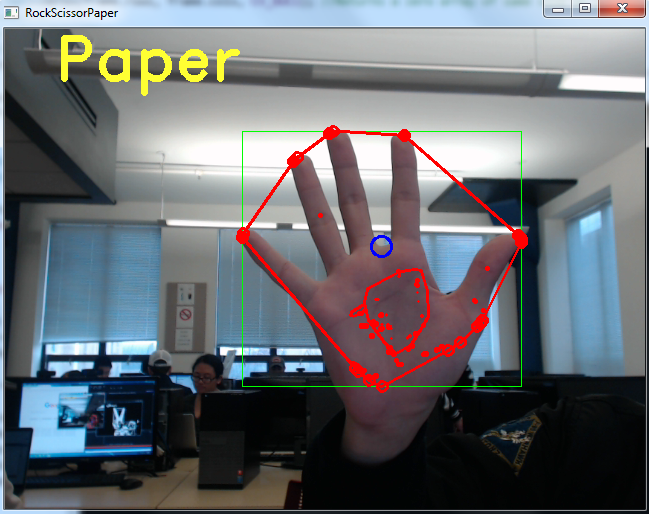
//> input picture YifanWang_PA2_report.files/image007.png, 649 x 514 px, given in place of the camera
$ ./Source   (built with g++ and OpenCV 4)
//> lines starting //> are read from the running program, lines starting //| are printed output that depends on the picture; after the words box and inside, x2 and y2 are one past the last pixel; in counts of white or black regions, pixels touching at a corner belong together
/*	CS585_Lab2.cpp
*	CS585 Image and Video Computing Fall 2014
*
*	used for:
*	CS440 Lab: Introduction to OpenCV
*	--------------
*	This program introduces the following concepts:
*		a) Reading a stream of images from a webcamera, and displaying the video
*		b) Skin color detection
*		c) Background differencing
*		d) Visualizing motion history
*	--------------
*/

//opencv libraries
#include "opencv2/core/core.hpp"
#include "opencv2/highgui/highgui.hpp"
#include "opencv2/imgproc/imgproc.hpp"
//C++ standard libraries
#include <iostream>
#include <vector>

using namespace cv;
using namespace std;

//function declarations

/**
Function that returns the maximum of 3 integers
@param a first integer
@param b second integer
@param c third integer
*/
int myMax(int a, int b, int c);

/**
Function that returns the minimum of 3 integers
@param a first integer
@param b second integer
@param c third integer
*/
int myMin(int a, int b, int c);

/**
Function that detects whether a pixel belongs to the skin based on RGB values
@param src The source color image
@param dst The destination grayscale image where skin pixels are colored white and the rest are colored black
*/
void mySkinDetect(Mat& src, Mat& dst);

/**
Function that does frame differencing between the current frame and the previous frame
@param src The current color image
@param prev The previous color image
@param dst The destination grayscale image where pixels are colored white if the corresponding pixel intensities in the current
and previous image are not the same
*/
void myFrameDifferencing(Mat& prev, Mat& curr, Mat& dst);

/**
Function that accumulates the frame differences for a certain number of pairs of frames
@param mh Vector of frame difference images
@param dst The destination grayscale image to store the accumulation of the frame difference images
*/
void myMotionEnergy(vector<Mat> mh, Mat& dst);

void condefects(vector<Vec4i> convexityDefectsSet, vector<Point> mycontour, Mat &frame);


int thresh = 128;
int max_thresh = 255;


int main()
{

	//----------------
	//a) Reading a stream of images from a webcamera, and displaying the video
	//----------------
	// For more information on reading and writing video: http://docs.opencv.org/modules/highgui/doc/reading_and_writing_images_and_video.html
	// open the video camera no. 0
	VideoCapture cap(0);

	// if not successful, exit program
	if (!cap.isOpened())
	{
		cout << "Cannot open the video cam" << endl;
		return -1;
	}

	//create a window called "MyVideoFrame0"
	namedWindow("MyVideo0", WINDOW_AUTOSIZE);
	Mat frame0;

	// read a new frame from video
	bool bSuccess0 = cap.read(frame0);
//> frame0 is the input picture: 514 rows x 649 cols, CV_8UC3; mean B, G, R 113.2, 108.9, 105.4

	//if not successful, break loop
	if (!bSuccess0)
	{
		cout << "Cannot read a frame from video stream" << endl;
	}

	//show the frame in "MyVideo" window
	imshow("MyVideo0", frame0);

	//create a window called "MyVideo"
	namedWindow("MyVideo", WINDOW_AUTOSIZE);
	namedWindow("MyVideoMH", WINDOW_AUTOSIZE);
	namedWindow("Skin", WINDOW_AUTOSIZE);

	vector<Mat> myMotionHistory;
	Mat fMH1, fMH2, fMH3;
	fMH1 = Mat::zeros(frame0.rows, frame0.cols, CV_8UC1);
	fMH2 = fMH1.clone();
	fMH3 = fMH1.clone();
	myMotionHistory.push_back(fMH1);
	myMotionHistory.push_back(fMH2);
	myMotionHistory.push_back(fMH3);


	while (1)
	{
		// read a new frame from video
		Mat frame;
		bool bSuccess = cap.read(frame);

		//if not successful, break loop
		if (!bSuccess)
		{
			cout << "Cannot read a frame from video stream" << endl;
			break;
		}

		// destination frame
		Mat frameDest;
		frameDest = Mat::zeros(frame.rows, frame.cols, CV_8UC1); //Returns a zero array of same size as src mat, and of type CV_8UC1
		//----------------
		//	b) Skin color detection
		//----------------
		mySkinDetect(frame, frameDest);
//> after the loop in mySkinDetect, `for (int i = 0; i < src.rows; i++)`:
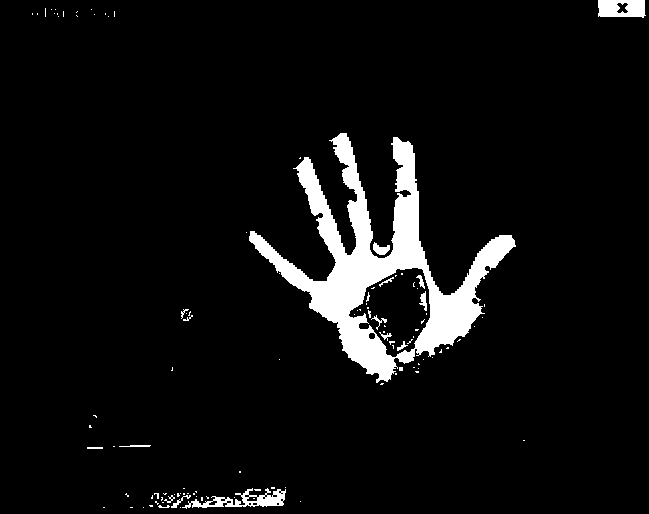
//> dst: 514 rows x 649 cols, CV_8UC1; 6% white; 110 white regions (93 under 20 px)

		Mat thres_output;
		threshold(frameDest, thres_output, thresh, max_thresh, 0);


		vector<vector<Point>> contours;
		vector<Vec4i> hierarchy;

		findContours(thres_output, contours, hierarchy, CV_RETR_TREE, CV_CHAIN_APPROX_SIMPLE, Point(0, 0));
//> contours = 129 contours, 113 with area under 20; largest, box (x1, y1, x2, y2) and area: (249, 133, 516, 383) 21048, (348, 267, 431, 358) 4566, (182, 488, 286, 509) 776, (598, 0, 646, 18) 732, (373, 242, 390, 255) 108
		cout << "The number of contours detected is: " << contours.size() << endl;
//| The number of contours detected is: 129


		imshow("Skin", thres_output);

		int maxsize = 0;
		int maxind = 0;
		Rect boundrec;

		for (int i = 0; i < contours.size(); i++)
		{
			double area = contourArea(contours[i]);
			if (area > maxsize) {
				maxsize = area;
				maxind = i;
				boundrec = boundingRect(contours[i]);
			}
		}
//> this loop made 129 passes
//> (area, maxsize, boundrec) on passes 15, 30, 82: (32, 32, Rect(171, 495, 20, 13)), (776, 776, Rect(182, 488, 104, 21)), (21048.5, 21048, Rect(249, 133, 267, 250))
//> area on passes 35, 39, 52: 31.5, 48.5, 20
//> after the loop, maxsize = 21048; maxind = 81

		vector<vector<Point> >hull(contours.size());
//> hull = 129 empty contours
		vector<vector<Vec4i>>defects(contours.size());
//> defects = 129 items
		vector<vector<int> >inthull(contours.size());
//> inthull = 129 items

		for (int i = 0; i < contours.size(); i++)
		{
			convexHull(Mat(contours[i]), hull[i], false);
			convexHull(Mat(contours[i]), inthull[i], false);
			if (inthull[i].size() > 3) {
//> (the run ends here: the program stops with an error, at `convexityDefects(contours[i], inthull[i], defects[i]);`)

$ run again, on YifanWang_PA2_report.files/image009.png
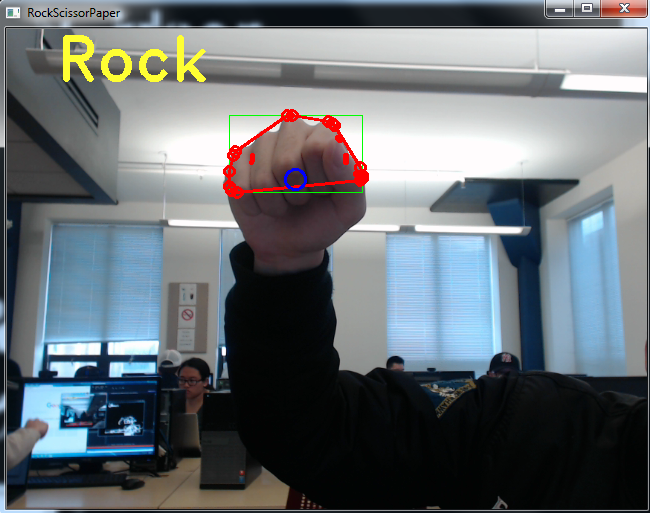
//> input picture YifanWang_PA2_report.files/image009.png, 650 x 513 px, given in place of the camera
//> frame0 is the input picture: 513 rows x 650 cols, CV_8UC3; mean B, G, R 115.4, 110.9, 104.1
//> after the loop in mySkinDetect, `for (int i = 0; i < src.rows; i++)`:
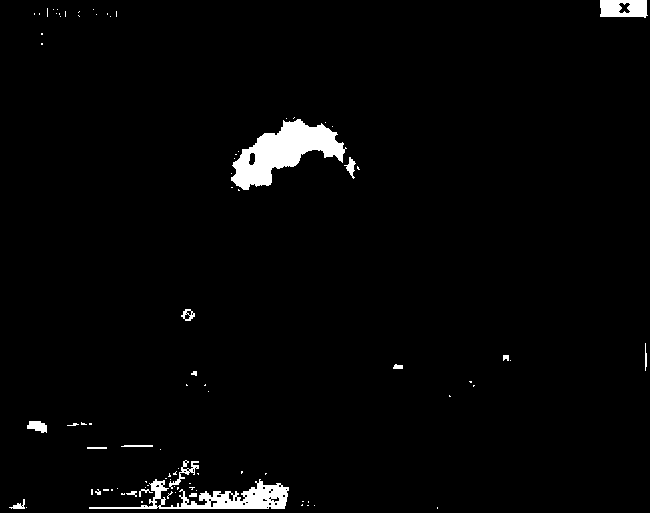
//> dst: 513 rows x 650 cols, CV_8UC1; 2.4% white; 89 white regions (71 under 20 px)
//> contours = 129 contours, 112 with area under 20; largest, box (x1, y1, x2, y2) and area: (231, 119, 347, 190) 3690, (89, 479, 289, 509) 2016, (600, 0, 648, 18) 732, (27, 421, 47, 433) 142, (169, 460, 199, 489) 140
//| The number of contours detected is: 129
//> the loop `for (int i = 0; i < contours.size(); i++)` made 129 passes
//> (area, maxsize, boundrec) on passes 9, 31, 106: (44, 44, Rect(9, 499, 16, 10)), (2015.5, 2015, Rect(89, 479, 200, 30)), (3689.5, 3689, Rect(231, 119, 116, 71))
//> after the loop `for (int i = 0; i < contours.size(); i++)`: maxsize = 3689; maxind = 105
//> `vector<vector<Point> >hull(contours.size());`: hull = 129 empty contours
//> defects = 129 items
//> the loop `for (int i = 0; i < contours.size(); i++)` made 129 passes
//> after the loop `for (int i = 0; i < contours.size(); i++)`: hull = 129 contours, 108 with area under 20; largest, box (x1, y1, x2, y2) and area: (231, 119, 347, 190) 5244, (89, 479, 289, 509) 4728, (600, 0, 648, 18) 768, (169, 460, 199, 489) 416, (27, 421, 47, 433) 167
//> center = Point(288.5, 164); x = 59.68
//> the loop in condefects, `for (int i = 0; i < Defects.size(); i++)` made 16 passes
//> after the loop in condefects, `for (int i = 0; i < Defects.size(); i++)`: fingers = 0
//| The area of the largest contour detected is: 3689.5
//> in myFrameDifferencing, `dst = gs > 50;`:
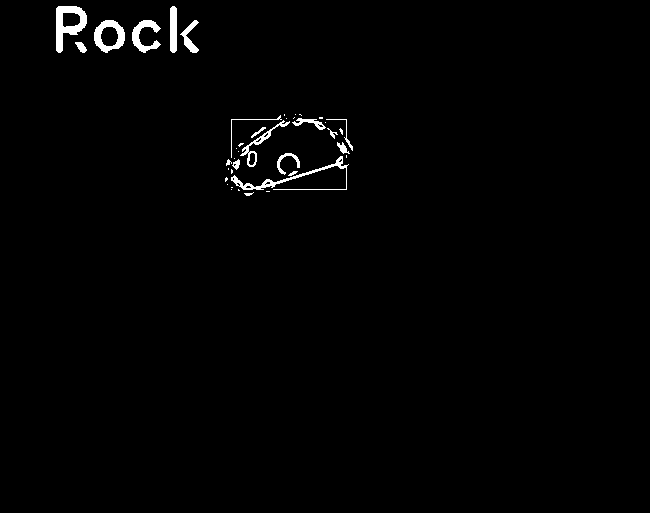
//> dst: 513 rows x 650 cols, CV_8UC1; 1.2% white; 40 white regions (21 under 20 px), largest, box (x1, y1, x2, y2) and area: (56, 6, 87, 53) 703, (231, 156, 349, 190) 584, (94, 20, 125, 53) 508
//> intensity = [0, 0, 0]
